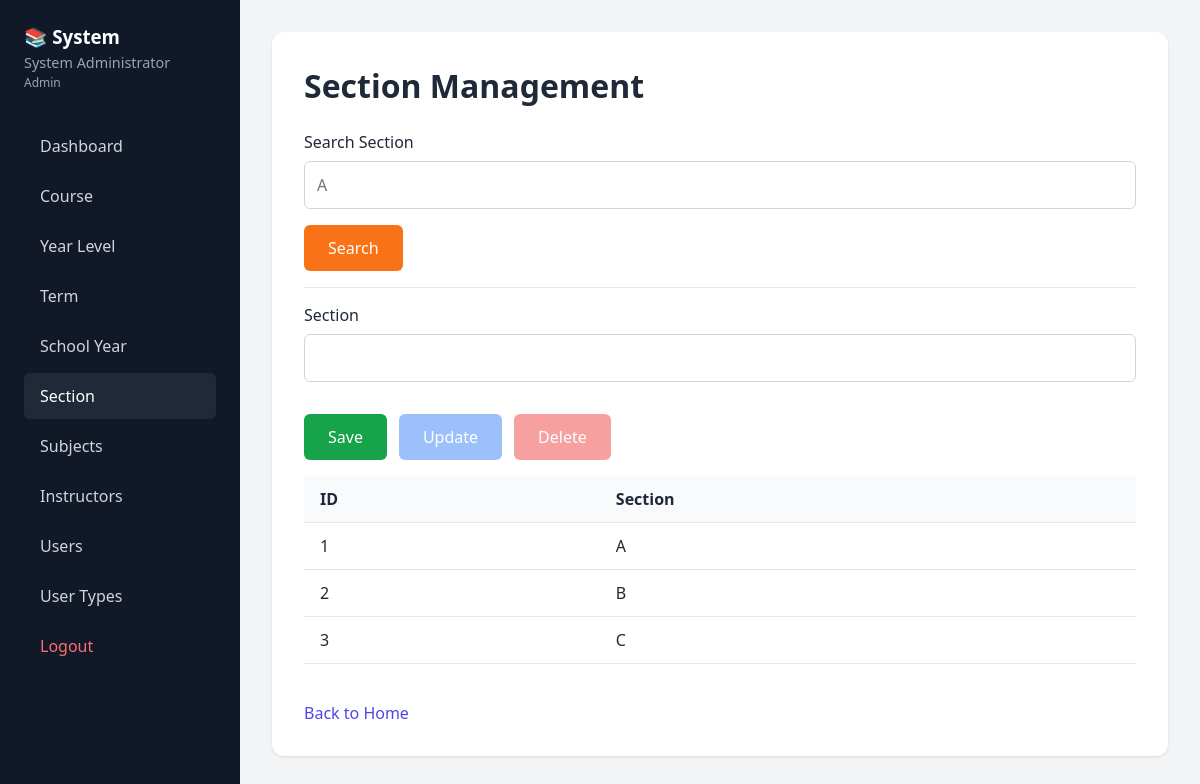
Page /section.php (signed in) on the committed database.
### tables this page shows
CREATE TABLE `tbl_section` (
  `ID` int(11) NOT NULL,
  `SECTION` varchar(50) NOT NULL,
  `SAVED_BY` int(11) NOT NULL DEFAULT 0
);

### section.php (the view, shortened to what this page needs)
<?php
require 'header.php';
$message = ""; $id = $section = "";
?>
<div class="page-card">
    <h1>Section Management</h1>
    <form method="POST">
        <label>Search Section</label>
        <input type="text" name="search_section" class="form-input" placeholder="A">
        <button type="submit" name="btn_search" class="btn-orange">Search</button>
        <hr>
    </form>
    <form method="POST">
        <label>Section</label>
        <input type="text" name="section" value="<?= htmlspecialchars($section) ?>" class="form-input" required>
        <div class="btn-row">
            <button type="submit" name="btn_save" class="btn-green">Save</button>
            <button type="submit" name="btn_update" class="btn-blue" <?= $id && canManage() ? '' : 'disabled' ?>>Update</button>
            <button type="submit" name="btn_delete" class="btn-red" <?= $id && canManage() ? '' : 'disabled' ?> onclick="return confirm('Delete?')">Delete</button>
        </div>
    </form>
    <table class="data-table">
        <thead><tr><th>ID</th><th>Section</th></tr></thead>
        <tbody>
            <?php $r = $conn->query("SELECT * FROM `tbl_section` ORDER BY `ID`");
            while($row = $r->fetch_assoc()): ?>
            <tr><td><?= $row['ID'] ?></td><td><?= htmlspecialchars($row['SECTION']) ?></td></tr>
            <?php endwhile; ?>
        </tbody>
    </table>
    <br><a href="index.php" class="back-btn">Back to Home</a>
</div>
<?php require 'footer.php'; ?>

### style.css (style rules this page uses)
* { box-sizing: border-box; margin: 0; padding: 0; font-family: system-ui, sans-serif; }
body { background: #f3f4f6; color: #1f2937; }
.page-card { background: white; border-radius: 12px; padding: 2rem; box-shadow: 0 1px 3px rgba(0,0,0,0.1); margin-bottom: 1.5rem; }
.page-card h1 { margin-bottom: 1.5rem; }
.form-input { width: 100%; padding: 0.75rem; margin: 0.5rem 0 1rem; border: 1px solid #d1d5db; border-radius: 6px; font-size: 1rem; }
.btn-row { display: flex; gap: 0.75rem; margin: 1rem 0; flex-wrap: wrap; }
.btn-green { background: #16a34a; color: white; border: none; padding: 0.75rem 1.5rem; border-radius: 6px; cursor: pointer; font-size: 1rem; }
.btn-blue { background: #3b82f6; color: white; border: none; padding: 0.75rem 1.5rem; border-radius: 6px; cursor: pointer; font-size: 1rem; }
.btn-red { background: #ef4444; color: white; border: none; padding: 0.75rem 1.5rem; border-radius: 6px; cursor: pointer; font-size: 1rem; }
.btn-orange { background: #f97316; color: white; border: none; padding: 0.75rem 1.5rem; border-radius: 6px; cursor: pointer; font-size: 1rem; }
.btn-green:disabled, .btn-blue:disabled, .btn-red:disabled { opacity: 0.5; cursor: not-allowed; }
table { width: 100%; border-collapse: collapse; margin-top: 1rem; }
th, td { padding: 0.75rem 1rem; text-align: left; border-bottom: 1px solid #e5e7eb; }
th { background: #f9fafb; font-weight: 600; }
.back-btn { display: inline-block; color: #4f46e5; text-decoration: none; margin-top: 1rem; }
hr { border: none; border-top: 1px solid #e5e7eb; margin: 1rem 0; }

### rows in the picture
tbl_section: ID "1", SECTION "A"
tbl_section: ID "2", SECTION "B"
tbl_section: ID "3", SECTION "C"

### other values in the picture
$_SESSION['fullname'] "System Administrator"
$usertype "Admin"
